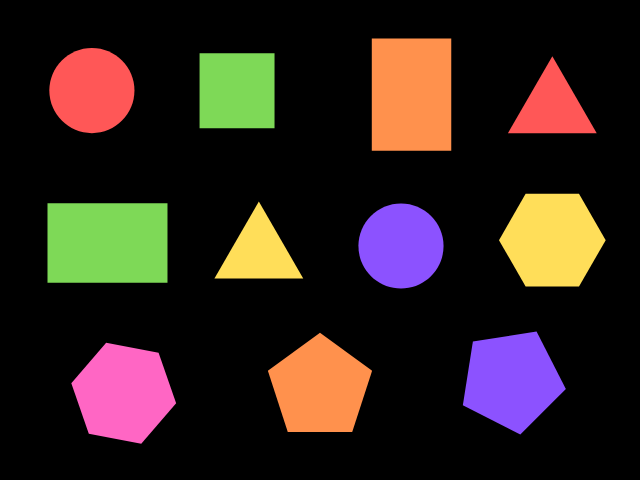
#> input picture figurasColores2.png, 640 x 480 px, given in place of the camera
$ python detector.py
#> lines starting #> are read from the running program, lines starting #| are printed output that depends on the picture; after the words box and inside, x2 and y2 are one past the last pixel; in counts of white or black regions, pixels touching at a corner belong together
from statistics import mean
import cv2
import numpy as np
cap = cv2.VideoCapture(0)


sumaAzul = 0
cantAzul = 0
azulBajo = np.array([100,100,20], np.uint8)
azulAlto = np.array([125,255,255], np.uint8)

verdeBajo = np.array([36, 100, 20], np.uint8)
verdeAlto = np.array([70, 255, 255], np.uint8)


while True:
  ret, frame = cap.read()
#> frame is the input picture: shape (480, 640, 3); mean B, G, R 29.4, 34.6, 48.1
  if ret==True:
    frame = cv2.flip(frame,1)
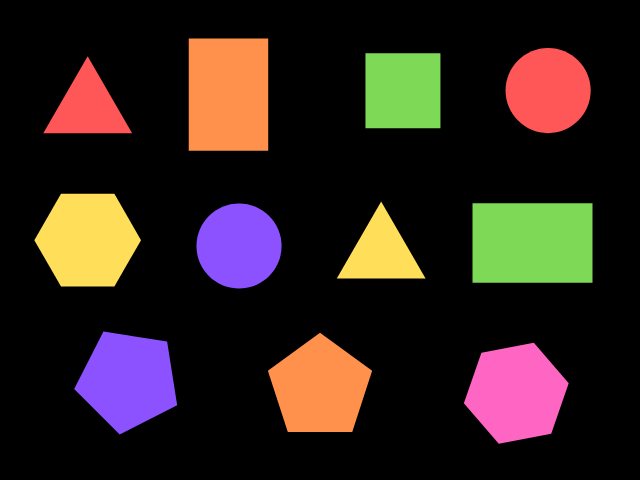
#> frame: shape (480, 640, 3); mean B, G, R 29.4, 34.6, 48.1
    frameHSV = cv2.cvtColor(frame, cv2.COLOR_BGR2HSV)
#> frameHSV: shape (480, 640, 3); mean H, S, V 13.6, 39.6, 57.4

    maskAzul = cv2.inRange(frameHSV, azulBajo, azulAlto)
#> maskAzul: shape (480, 640); every value is 0
    maskVerde = cv2.inRange(frameHSV, verdeBajo, verdeAlto)
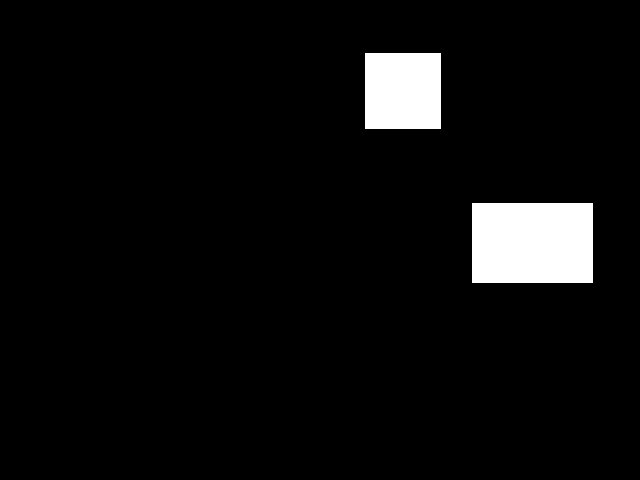
#> maskVerde: shape (480, 640); 5% white; 2 white regions
    canny = cv2.Canny(maskAzul, 10,150)
        #Se aplica transformaciones morfologicas para poder mejorar la imagen binaria obtenida
    canny = cv2.dilate(canny,None,iterations=1)
    canny = cv2.erode(canny,None,iterations=1)


    cAzul,_ = cv2.findContours(canny, cv2.RETR_EXTERNAL,cv2.CHAIN_APPROX_SIMPLE)
#> cAzul = []


    cVerde,_ = cv2.findContours(maskVerde, cv2.RETR_EXTERNAL, cv2.CHAIN_APPROX_SIMPLE)
#> cVerde = 2 contours; box (x1, y1, x2, y2) and area: (472, 203, 593, 283) 9480, (365, 53, 441, 129) 5625


    for c in cAzul:
        area = cv2.contourArea(c)
        if area > 2000:
            M = cv2.moments(c)
            if (M["m00"] == 0): M["m00"]=1
            x = int(M["m10"]/M["m00"]) #Getting the x coordinate
            y = int((M["m01"] / M["m00"]))
            cv2.circle(frame, (x,y), 7, (0,255,0), -1)
            font = cv2.FONT_HERSHEY_SIMPLEX
            cv2.putText(frame, '{},{}'.format(x,y),(x+50,y), font, 0.75,(0,255,0),1,cv2.LINE_AA)#Mostrar ubicación en la pantalla
            epsilon = 0.01*cv2.arcLength(c,True)
            approx = cv2.approxPolyDP(c,epsilon,True)
            print(len(approx))
#> this loop made 0 passes

            # cv2.putText(frame,  ' Azul',(x,y-5),1,1.2,(0,255,0),2)


    for c in cVerde:
        area = cv2.contourArea(c)
        if area > 2000:
            M = cv2.moments(c)

            if (M["m00"] == 0): M["m00"]=1
            x = int(M["m10"]/M["m00"]) #Getting the x coordinate
            y = int((M["m01"] / M["m00"]))

            cv2.circle(frame, (x,y), 7, (0,255,0), -1)
            font = cv2.FONT_HERSHEY_SIMPLEX
            cv2.putText(frame, '{},{}'.format(x,y),(x+50,y), font, 0.75,(0,255,0),1,cv2.LINE_AA)#Mostrar ubicación en la pantalla
            epsilon = 0.01*cv2.arcLength(c,True)
            approx = cv2.approxPolyDP(c,epsilon,True)
            print(len(approx))
#> this loop made 2 passes
#> (area, x, y, font, epsilon, approx) on passes 1 to 2: (9480, 532, 242, 0, 3.98, [[472, 203], [472, 282], [592, 282], [592, 203]]), (5625, 402, 90, 0, 3, [[365, 53], [365, 128], [440, 128], [440, 53]])
#| 4
#| 4
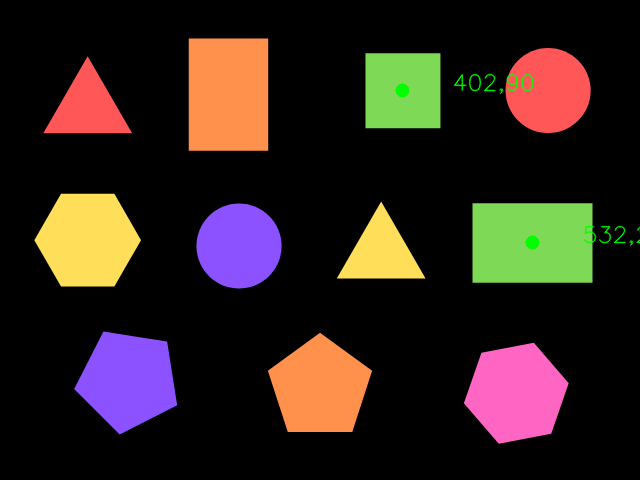
#> frame: shape (480, 640, 3); 0.43% of pixels changed, all inside (x1, y1, x2, y2) = (395, 73, 640, 250)
    cv2.imshow('frame', frame)
    #cv2.imshow('maskAzul', maskAzul)
    #cv2.imshow('maskVerde', maskVerde)
    if cv2.waitKey(1) & 0xFF == ord('s'):
#> (key Esc is pressed here)
      break
cap.release()
cv2.destroyAllWindows()
